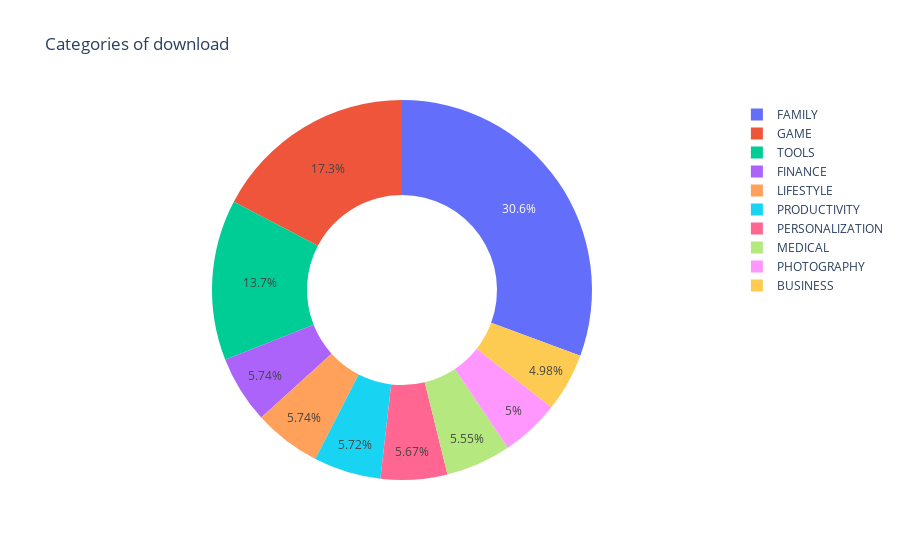

This figure's notebook cell:
### Code cell
# donut chart -- add hole=

fig = px.pie(values=category_count.values, names=category_count.index, hole=0.5, title='Categories of download')

fig.show()

### Figure 1 — Plotly figure (JSON) as saved in the notebook; plotly's stock layout.template omitted (floating-point values rounded to 4 significant figures)
{"data": [{"domain": {"x": [0, 1], "y": [0, 1]}, "hole": 0.5, "hovertemplate": "label=%{label}<br>value=%{value}<extra></extra>", "labels": ["FAMILY", "GAME", "TOOLS", "FINANCE", "LIFESTYLE", "PRODUCTIVITY", "PERSONALIZATION", "MEDICAL", "PHOTOGRAPHY", "BUSINESS"], "legendgroup": "", "name": "", "showlegend": true, "type": "pie", "values": [1610, 910, 719, 302, 302, 301, 298, 292, 263, 262]}], "layout": {"legend": {"tracegroupgap": 0}, "title": {"text": "Categories of download"}}}
